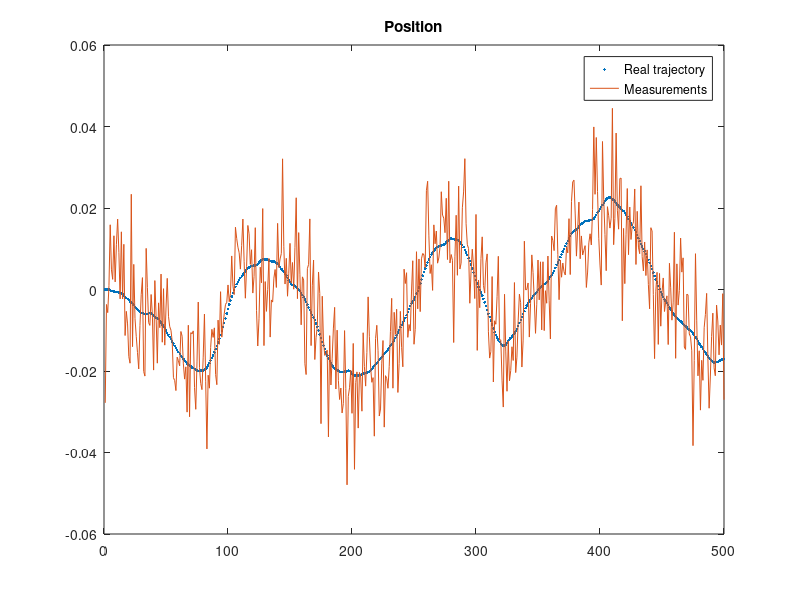

Write MATLAB code to recreate this figure. (Note: this script raises an error after producing the figure.)
% Modified by Hoa V. Nguyen to demonstrate the Kalman Filter in a simple
% example: tracking a vehicle with constant velocity moving in 2D space. 
% Date: September 21st 2016
% Copyright (C) 2007 Jouni Hartikainen
function ekf_example
% Stepsize
dt = 0.01;

% Process noise variance
q = 0.1;

% Discretization of the continous-time system.
Q = q^2 * [dt^3/3 dt^2/2;
           dt^2/2 dt  ];
% Variance in the measurements.
r1 = 0.01;
R = r1^2;
% State function
g= 9.8;
f=@(x)[x(1)+ x(2)*dt;x(2)-g*sin(x(1)) * dt];
h=@(x)[sin(x(1))];

% Generate the data.
n = 500;
x = 1:n;
Y = zeros(size(R,1),n);
X_r = zeros(size(Q,1),n);
Q_r = mvnrnd(zeros(1,size(Q,1)),Q,n)';
R_r = mvnrnd(zeros(1,size(R,1)),R,n)';
for i = 2:n
   X_r(:,i) = feval(f,X_r(:,i-1)) + Q_r(:,i);
end
% Generate the measurements.
for i = 1:n
   Y_r(:,i) = feval(h,X_r(:,i)) + R_r(:,i);
end
clf; clc;
disp(' ');
fprintf('Filtering with KF...');
fprintf('Press any key to see the result');

plot(x,X_r(1,:),'.',x,Y_r);
legend('Real trajectory', 'Measurements');
title('Position');
pause 
% Initial guesses for the state mean and covariance.
m = zeros(size(Q,1),1);
P = q * eye(size(Q,1));

%% Space for the estimates.
MM = zeros(size(m,1), n);
PP = zeros(size(m,1), size(m,1), n);
% Filtering steps.

for i = 1:size(Y_r,2)
   [m,P] = ekf_predict(m,P,f,Q);
   [m,P] = ekf_update(m,P,Y_r(:,i),h,R);
   MM(:,i) = m;
   PP(:,:,i) = P;
end
plot(x,X_r(1,:),'.',x,MM(1,:));
legend('Real trajectory', 'Filtered');
title('Position estimation with Extended Kalman filter.');
xlabel('x');
ylabel('y');

pause

subplot(1,2,1);
plot(x,X_r(1,:),'.',x,MM(1,:));
legend('Real trajectory', 'Filtered');
title('Position estimation with Extended Kalman filter.');
xlabel('x');
ylabel('y');
subplot(1,2,2);
plot(x,X_r(2,:),'.',x,MM(2,:));
legend('Real velocity', 'Filtered');
title('Velocity estimation with Extended Kalman filter.');
xlabel('x^.');
ylabel('y^.');


end